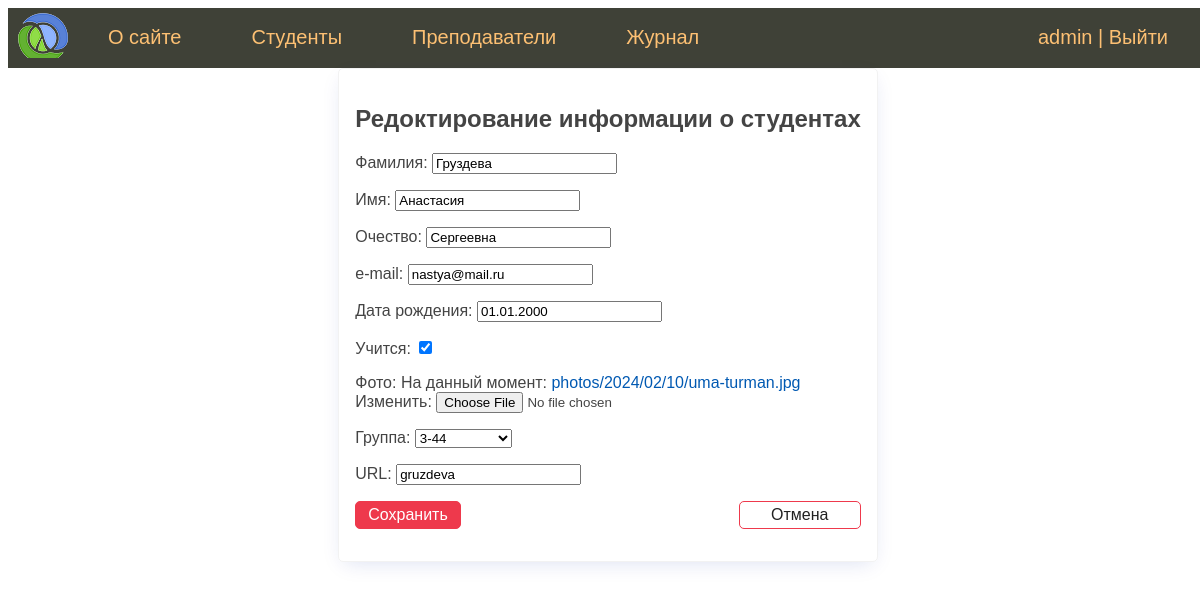
The app's page /student/1/update/ (signed in) with its own data.
### students/models.py (models this page shows, shortened)
class Student(models.Model):
    last_name = models.CharField(verbose_name='Фамилия', max_length=50)
    first_name = models.CharField(verbose_name='Имя', max_length=50)
    middle_name = models.CharField(verbose_name='Очество', max_length=50)
    email = models.EmailField(verbose_name='e-mail', blank=True)
    birth_date = models.DateField(verbose_name='Дата рождения', default=date(2000, 1, 1))
    created_at = models.DateTimeField(verbose_name='Дата создания', auto_now_add=True)
    updated_at = models.DateTimeField(verbose_name='Дата изменения', auto_now=True)
    is_study = models.BooleanField(verbose_name='Учится', default=True)
    photo = models.ImageField(verbose_name='Фото', upload_to="photos/%Y/%m/%d/")
    group = models.ForeignKey('Group', on_delete=models.CASCADE, verbose_name='Группа', related_name = 'get_students')
    slug = models.SlugField(verbose_name='URL', max_length=255, unique=True, db_index=True)
    def get_absolute_url(self):
        return reverse('student', kwargs={'stud_slug': self.slug})
    class Meta:
        verbose_name = 'Студент'
        verbose_name_plural = 'Студенты'
        ordering = ['last_name', 'first_name']

### students/views.py (the view)
# urls.py: path('student/<int:pk>/update/', UpdateStudent.as_view(), name='update_student'),
class UpdateStudent(LoginRequiredMixin, DataMixin, UpdateView):
    model = Student
    form_class = AddStudentForm
    template_name = 'students/update_student.html'
    context_object_name = 'st'
    def get_context_data(self, **kwargs):
        context = super().get_context_data(**kwargs)
        c_def = self.get_user_context(title="Изменить студента")
        return {**context, **c_def}

### students/forms.py (shortened to what this page needs)
class AddStudentForm(forms.ModelForm):
    def __init__(self, *args, **kwargs):
        super().__init__(*args, **kwargs)
        self.fields['group'].empty_label = 'Не выбрана'
    last_name = forms.CharField(label='Фамилия', max_length=50)
    first_name = forms.CharField(label='Имя', max_length=50)
    middle_name = forms.CharField(label='Очество', max_length=50)
    email = forms.EmailField(label='e-mail')
    birth_date = forms.DateField(label='Дата рождения')
    is_study = forms.BooleanField(label='Учится', required=False, initial=True)
    group = forms.ModelChoiceField(
        label='Группа', queryset=Group.objects.all(), empty_label='Не выбрана')
    slug = forms.SlugField(label='URL', max_length=255)
    class Meta:
        model = Student
        fields = ['last_name', 'first_name', 'middle_name', 'email',
                  'birth_date', 'is_study', 'photo', 'group', 'slug']

### students/models.py (called while the page is built)
    def __str__(self):
        return f'{self.course}-{self.name}'

### students/utils.py (called while the page is built)
    def get_user_context(self, **kwargs):
        context = kwargs
        context['menu'] = menu
        return context

### students/templates/students/update_student.html (shortened to what this page needs)
{% extends 'students/base.html' %}
{% block content %}
<div class="center">
    <form action="{% url 'update_student' st.id %}" class="card" method="post" enctype="'multipart/form-data">
        <h2>Редоктирование информации о студентах</h2>
        {{ form.as_p }}
        <p class="form-buttons">
            <input type="submit" class="btn btn-primary" value="Сохранить">
            <a href="{{ st.get_absolute_url }}" class="btn btn-outline">Отмена</a>
        </p>
    </form>
</div>
{% endblock %}

### students/templates/students/base.html (shortened to what this page needs)
<!DOCTYPE html>
{% load static %}
<html lang="ru">
  <head>
    <link
      type="text/css"
      rel="stylesheet"
      href="{% static './css/styles.css' %}"
    />
  </head>
  <body>
    {% block mainmenu %}
    <div class="header">
      <ul id="mainmenu" class="mainmenu">
        <li class="logo">
          <a href="{% url 'home' %}"><div class="logo"></div></a>
        </li>
        {% for m in menu %}
        <li><a href="{% url m.url_name %}">{{ m.title }}</a></li>
        {% endfor %}
        {% if request.user.is_authenticated %}
            <li class="last"> {{ user.username}} | <a href="{% url 'logout' %}">Выйти</a></li>
        {% else %}
            <li class="last">
                <a href="{% url 'register' %}">Регистрация</a> | <a href="{% url 'login' %}">Войти</a>
            </li>
        {% endif %}
      </ul>
    </div>
    {% endblock mainmenu %}
    {% block content %}
    {% endblock content %}
  </body>
</html>

### students/static/css/styles.css (style rules this page uses)
body { font-family: "Arial"; padding: 0; height: 100%; width: 100%; color: #444; }
a { color: #0059b2; text-decoration: none; }
.header { background: #3f4137; height: 60px; }
.logo { background: url("../img/logo.png") no-repeat 10px 5px; width: 70px; height: 50px; }
ul.mainmenu { list-style: none; margin: 0; padding: 0; height: 60px; color: #fdc073; font-size: 20px; overflow: hidden; }
ul.mainmenu li { float: left; margin: 18px 40px 0 30px; }
ul.mainmenu li.logo { margin: 0; }
ul.mainmenu li.last { float: right; }
ul.mainmenu li a { color: #fdc073; text-decoration: none; }
.center { display: flex; flex-direction: column; align-items: center; min-height: 70vh; }
.card { border: solid 1px #f2f2f2; padding: 1rem; border-radius: 5px; box-shadow: rgb(11 43 158 / 15%) 0px 6px 20px -6px; min-width: 400px; }
.form-buttons { display: flex; justify-content: space-between; align-items: center; gap: 0.75rem; }
.btn { padding: 0.25rem 0.75rem; border-radius: 5px; background-color: #ffffff; border: solid 1px #ffffff; color: #212121; cursor: pointer; text-decoration: none; font-size: 1rem; min-width: 6rem; text-align: center; }
.btn-outline { border: solid 1px #ee394c; }
.btn-primary { border: solid 1px #ee394c; background-color: #ee394c; color: #ffffff; }

### records on screen
Student: last_name "Груздева", first_name "Анастасия", middle_name "Сергеевна", email "nastya@mail.ru", birth_date "01.01.2000", is_study "☑", group "3-44", slug "gruzdeva"

### other values on screen
{{ m.title }} "О сайте" "Студенты" "Преподаватели" "Журнал"
{{ user.username }} "admin"
